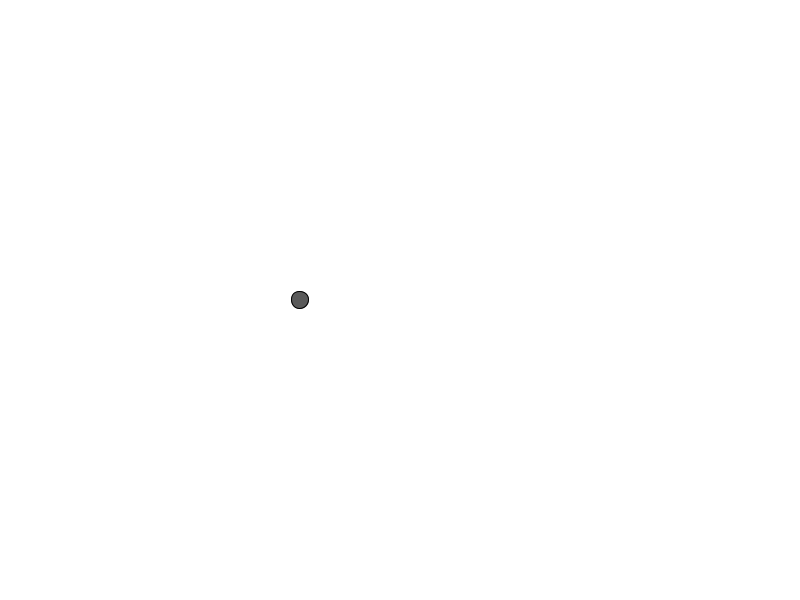
Frame 1 (no input)
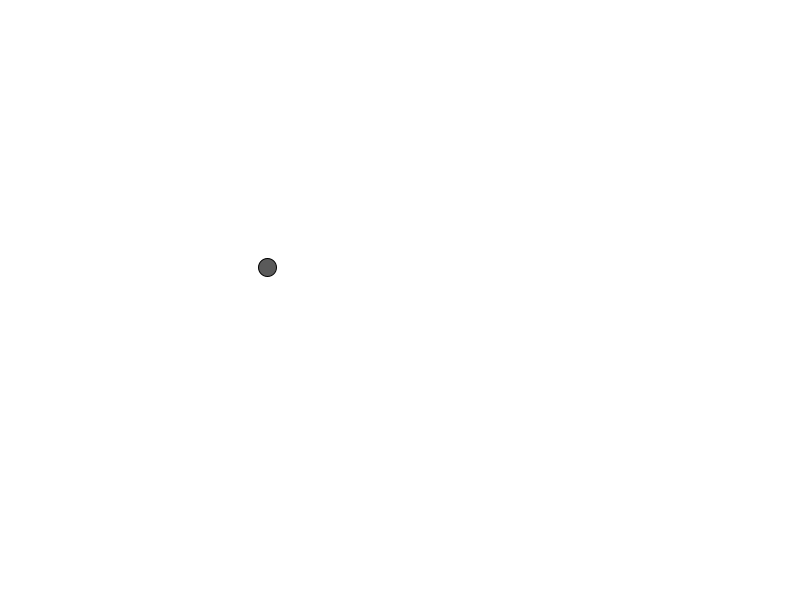
Frame 60 (the mouse pressed at the canvas centre just before this capture)
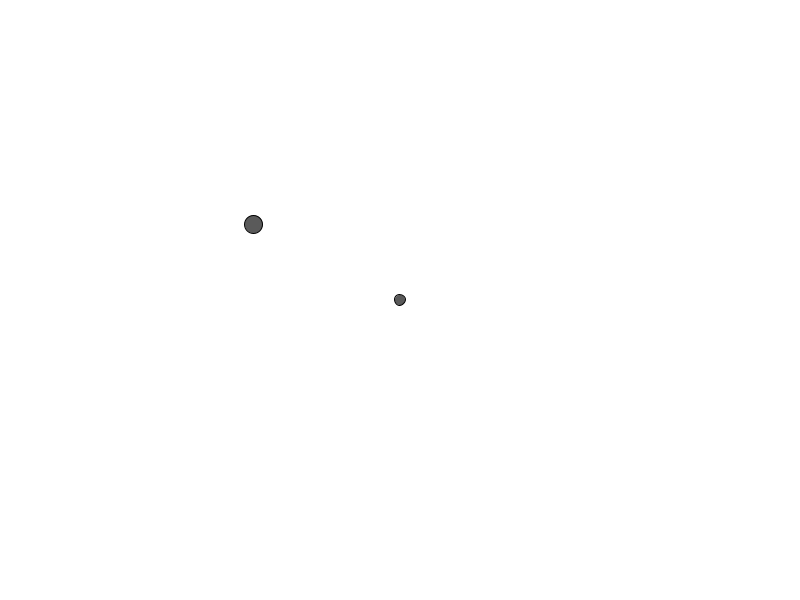
Frame 120 (the mouse held since frame 60 and released just before this capture)

The Processing sketch that drew these frames (run headless with seeded random() and noise(); from frame 60 on, the mouse is pressed at the canvas centre):

// Processing sketch: w11d_moversWithMass
// ── w11d_moversWithMass.pde
// bryan ma for code 2 sp 19

ArrayList<Mover> movers = new ArrayList<Mover>();

void setup() {
  size(800, 600);
  movers.add(new Mover(300, 300));
}

void draw() {
  background(255);

  for (Mover m : movers) {
    PVector mouse = new PVector(mouseX, mouseY);
    mouse.sub(m.pos);
    mouse.normalize();
    mouse.mult(0.1);
    m.applyForce(mouse);
    
    PVector friction = m.vel.copy();
    friction.mult(-1); 
    friction.normalize();
    friction.mult(0.01);

    m.applyForce(friction);
    
    m.update();
    m.display();
  }
}

void mousePressed() {
  movers.add(new Mover(mouseX, mouseY));
}

// ── Mover.pde
class Mover {
  PVector pos;
  PVector vel;
  PVector acc;
  float mass;
  float size;

  Mover(float x, float y) {
    pos = new PVector(x, y);
    vel = new PVector(0, 0);
    acc = new PVector(0, 0);
    mass = random(1, 5);
    size = 5 * mass;
  }

  void update() {
    vel.add(acc);
    pos.add(vel);
    acc.mult(0);
  }

  void display() {
    fill(80, 240);
    ellipse(pos.x, pos.y, size, size);
  }

  void applyForce(PVector force) {
    PVector f = PVector.div(force, mass);
    acc.add(f);
  }
}
